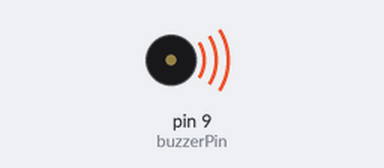
The sketch below on a simulated Arduino Uno, built with avr-gcc and run on an emulated ATmega328P. On the bench: buzzer (waves = sounding, pin HIGH).

Above: at 0.5 s.
Timing chart, 0 to 4.6 s (numbered marks = the images above):
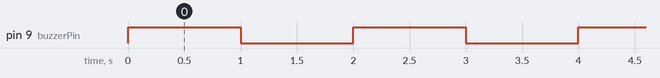

Measured:
- by itself, pin 9 (buzzerPin): alternates HIGH for 1.0 s and LOW for 1.0 s

The sketch:

4-1_Intro.ino
```cpp
int buzzerPin = 9;

void setup() {
  pinMode(buzzerPin, OUTPUT);
}

void loop() {
  digitalWrite(buzzerPin, HIGH);
  delay(1000);
  digitalWrite(buzzerPin, LOW);
  delay(1000);
}
```
